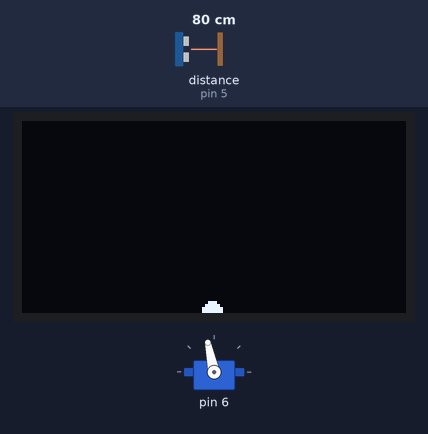
This sketch was run on a simulated Arduino Uno, built with avr-gcc and run on an emulated ATmega328P. On the bench: servo, 128×64 one-colour display. The test bench sets the inputs (shaded band); at power-on: distance to the obstacle (sensor on pin 5) 80 cm. The echo pulse lasts 58.3 µs per cm; what the sketch prints to the serial monitor is not drawn.

Above: at 1.2 s.
1.3 s: distance to the obstacle (sensor on pin 5) set to 4 cm
3.0 s: distance to the obstacle (sensor on pin 5) set to 2 cm
4.8 s: distance to the obstacle (sensor on pin 5) set to 9 cm
At 5.47 s:
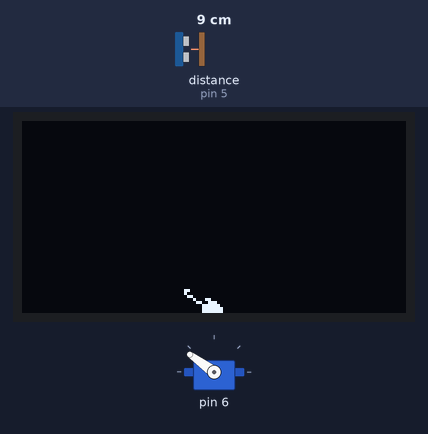
At 7.09 s:
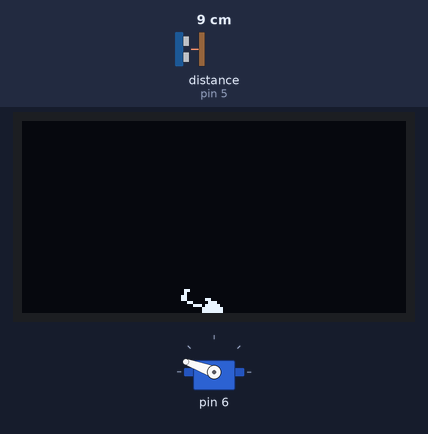
Timing chart, 0 to 20.8 s (numbered marks = the images above; inputs shaded):
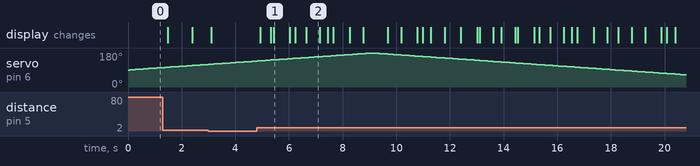

Measured:
- by itself, servo on pin 6: rises from 137° to 180° in 4.3 s, then falls to 64° in 11.7 s

The sketch:

visor.ino
```cpp
#include <Servo.h>
#include <elapsedMillis.h>
#include <NewPing.h>
#include <Wire.h>
#include <SPI.h>
#include <U8glib.h>
#include "servosm.h"
#include "sonar.h"
#include "tela.h"

#define SERVO 7 // Porta Digital 6 PWM

StateMachine * servosm;
StateMachine * sonar;
StateMachine * tela;

void setup ()
{
  Serial.begin(9600);
  servosm = new ServoSM(6, 50);
  sonar = new SonarSM(4,5,50,50);
  tela = new Tela((SonarSM *) sonar, (ServoSM *) servosm);
}

void loop()
{
  servosm->exec();
  sonar->exec();
  tela->exec();
}
```

servosm.cpp
```cpp
#include "servosm.h"


ServoSM::ServoSM(int port, int speed)
{
  s.attach(port);
  pos = 90;
  s.write(pos);
  State = &ServoSM::going;
  timer = 0;
  this->speed = speed;
}

void ServoSM::exec()
{
  (this->*State)();
}

void ServoSM::going()
{
  if (timer > speed)
  {
    pos ++;
    s.write(pos);
    timer = 0;
  }
  if (pos == 180)
  {
    State = &ServoSM::coming;
  }
}

void ServoSM::coming()
{
  if (timer > speed)
  {
    pos --;
    s.write(pos);
    timer = 0;
  }
  if (pos == 0)
  {
    State = &ServoSM::going;
  }
}

int ServoSM::getangle()
{
  return pos;
}
```

servosm.h
```cpp
#ifndef __SERVOSM_H_INCLUDED__   // if x.h hasn't been included yet...
#define __SERVOSM_H_INCLUDED__   //   #define this so the compiler knows it has been included

#include "statemachine.h"
#include <elapsedMillis.h>
#include <Servo.h>

class ServoSM : public StateMachine
{
    typedef void (ServoSM::*STATE)();
  public:
    ServoSM(int port, int speed); // por enquanto fica na hardserial, mas dá para mudar isso para por na softserial
    void exec();
    int getangle();
  private:
    STATE State;
    elapsedMillis timer;
    int pos;
    int speed;
    Servo s;
    void going();
    void coming();
};

#endif
```

sonar.cpp
```cpp
#include "sonar.h"

SonarSM::SonarSM(int trigger, int echo, int speed, int distance)
{
  ping = new NewPing(trigger, echo, distance);
  this->speed = speed;
  State = &SonarSM::pulse;
  reading = -1;
}

void SonarSM::exec()
{
  (this->*State)();
}

void SonarSM::pulse()
{
  if (timer > speed)
  {
    reading = ping->ping_cm();
    timer = 0;
    Serial.println(reading);
  }
}

int SonarSM::getreading()
{
  if(reading < 200)
    return reading;
  else
    return 0;
}
```

sonar.h
```cpp
#ifndef __SONAR_H_INCLUDED__   // if x.h hasn't been included yet...
#define __SONAR_H_INCLUDED__   //   #define this so the compiler knows it has been included

#include <elapsedMillis.h>
#include <NewPing.h>
#include "statemachine.h"

class SonarSM : public StateMachine
{
    typedef void (SonarSM::*STATE)();
  public:
    SonarSM(int trigger, int echo, int speed, int distance); // por enquanto fica na hardserial, mas dá para mudar isso para por na softserial
    void exec();
    int getreading();
  private:
    STATE State;
    elapsedMillis timer;
    int reading;
    int speed;
    NewPing * ping;
    void pulse();
};

#endif
```

statemachine.h
```cpp
#ifndef __STATEMACHINE_H_INCLUDED__   // if x.h hasn't been included yet...
#define __STATEMACHINE_H_INCLUDED__   //   #define this so the compiler knows it has been included

class StateMachine
{
  public:
    virtual void exec();
    int inactive = 0;
    int active = 0;
};

#endif
```

tela.cpp
```cpp
#include "tela.h"

U8GLIB_SSD1306_128X64 u8g(U8G_I2C_OPT_NONE);

Tela::Tela(SonarSM * sonar, ServoSM * servosm)
{
  if ( u8g.getMode() == U8G_MODE_R3G3B2 ) {
    u8g.setColorIndex(255);     // white
  }
  else if ( u8g.getMode() == U8G_MODE_GRAY2BIT ) {
    u8g.setColorIndex(3);         // max intensity
  }
  else if ( u8g.getMode() == U8G_MODE_BW ) {
    u8g.setColorIndex(1);         // pixel on
  }
  else if ( u8g.getMode() == U8G_MODE_HICOLOR ) {
    u8g.setHiColorByRGB(255,255,255);
  }

  u8g.setContrast(128);

  State = &Tela::show;
  this->sonar = sonar;
  this->servosm = servosm;
  for(int i =0; i<180; i++)
  {
    reading[i][0] = 63 ;
    reading[i][1] = 63 ;
  }
}

void Tela::exec()
{
  (this->*State)();

}

void Tela::show()
{
  u8g.firstPage();
  do {
    draw();
  } while( u8g.nextPage() );

  State = &Tela::wait;

  // rebuild the picture after some delay
}

void Tela::wait()
{
  int angle = servosm->getangle();
  int reading = sonar->getreading();
  polar(reading, angle);
  this->reading[angle][0] = x;
  this->reading[angle][1] = y;
  if (timer > 100)
  {
    timer = 0;
    State = &Tela::show;
  }
}

void Tela::draw(void) {
  // graphic commands to redraw the complete screen should be placed here
  u8g.setFont(u8g_font_unifont);
  u8g.drawDisc(63, 63, 3, U8G_DRAW_UPPER_RIGHT|U8G_DRAW_UPPER_LEFT);
  for(int i = 0; i<180; i++)
  {
    u8g.drawPixel(this->reading[i][0],this->reading[i][1]);
  }
  int angle = servosm->getangle();
  int reading = sonar->getreading();
  polar(reading, angle);
  u8g.drawLine(63, 63, x, y);
  //u8g.setFont(u8g_font_osb21);
  //u8g.drawStr( 0, 22, "Hello World!");
}

void Tela::polar(int r, int theta)
{
  double angle = (double) theta * 1000 / 57296;
  x = cos(angle) * (64 * (double)r / 50) + 64;
  y = 64 - sin(angle) * (64 * (double)r / 50);
 /*
  Serial.print(x);
  Serial.print(" ");
  Serial.println(y);
*/
}
```

tela.h
```cpp
#ifndef __TELA_H_INCLUDED__   // if x.h hasn't been included yet...
#define __TELA_H_INCLUDED__   //   #define this so the compiler knows it has been included

#include <Wire.h>
#include <SPI.h>
#include <U8glib.h>
#include "servosm.h"
#include "sonar.h"

class Tela : public StateMachine
{
    typedef void (Tela::*STATE)();
  public:
    Tela(SonarSM * sonar, ServoSM * servosm); // por enquanto fica na hardserial, mas dá para mudar isso para por na softserial
    void exec();

  private:
    STATE State;
    SonarSM * sonar;
    ServoSM * servosm;
    void draw(void);
    void polar(int r, int theta);
    int speed;
    elapsedMillis timer;
    int x;
    int y;
    int reading[180][2];

    void show(void);
    void wait(void);
};

#endif
```
